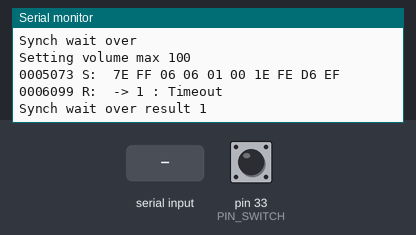
Bench run of a sketch on a simulated Arduino Mega 2560, built with avr-gcc and run on an emulated ATmega2560. Shown: the last lines printed to the serial monitor. The test bench sets the inputs (shaded band); at power-on: pin 33 (PIN_SWITCH) HIGH.

Above: at 7.3 s.
7.4 s: pin 33 (PIN_SWITCH) pulled LOW for 0.15 s
At 7.8 s:
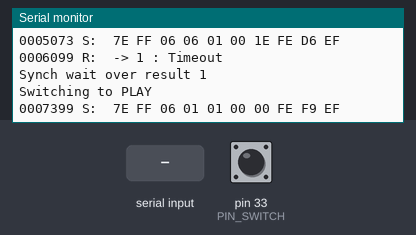
9.0 s: "1\n" received over the second serial link
10.9 s: pin 33 (PIN_SWITCH) pulled LOW for 1 s
At 12.3 s:
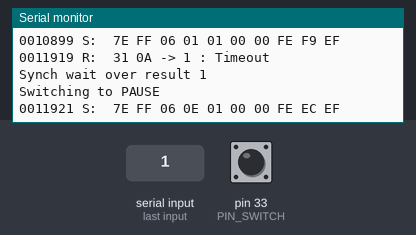
Timing chart, 0 to 13.9 s (numbered marks = the images above; inputs shaded):
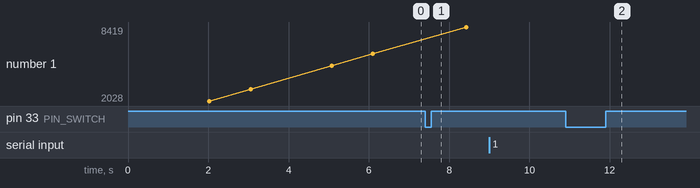

Measured:
- after the input at 7.4 s, the serial monitor: prints a new line at once (image 1)
- after the input at 10.9 s, the serial monitor: prints a new line at once (image 2)
- plotted number 1: 6099 → 8419 after the input at 7.4 s

The sketch:

mp3_test.ino
```cpp
// Simple MP3 player using the MD_YX5300 library.
//
// MP3 player has the following functions:
// - Start/pause track playback with switch (press)
// - Play next track with switch (long press)
// - Volume control using potentiometer
// - Run state shown using LED indicator
//
// Implemented using all synchronous calls and kept as simple as possible.
// All tracks need to be placed in folder PLAY_FOLDER (defined below)
//
// Library dependencies:
// MD_UISwitch can be found at https://github.com/MajicDesigns/MD_UISwitch
//

#ifndef USE_SOFTWARESERIAL
#define USE_SOFTWARESERIAL 0   ///< Set to 1 to use SoftwareSerial library, 0 for native serial port
#endif

#include "MD_YX5300.h"

#if USE_SOFTWARESERIAL
#include <SoftwareSerial.h>

// Connections for serial interface to the YX5300 module
const uint8_t ARDUINO_RX = 34;    // connect to TX of MP3 Player module
const uint8_t ARDUINO_TX = 35;    // connect to RX of MP3 Player module

SoftwareSerial  MP3Stream;  // MP3 player serial stream for comms
#define Console Serial           // command processor input/output stream
#else

// HARDWARE SERIAL WORKS BETTER!!!!!!!!!!!!!
#define MP3Stream Serial2  // Native serial port - change to suit the application
// ESP pins 17 and 16
#define Console   Serial   // command processor input/output stream
#endif

const uint8_t PIN_SWITCH = 33;    // play/pause toggle digital pin, active low (PULLUP)
const uint8_t PIN_LED = LED_BUILTIN;       // LED to show status
const uint8_t POT_VOLUME = 13;   // volume control pot analog pin

const uint8_t PLAY_FOLDER = 1;   // tracks are all placed in this folder

// Debug switch for debugging output - set to non-zero to enable
#define DEBUG 1

#ifdef DEBUG
#define PRINT(s,v)    { Console.print(F(s)); Console.print(v); }
#define PRINTX(s,v)   { Console.print(F(s)); Console.print(v, HEX); }
#define PRINTS(s)     { Console.print(F(s)); }
#else
#define PRINT(s,v)
#define PRINTX(s,v)
#define PRINTS(s)
#endif

// Define global variables
MD_YX5300 mp3(MP3Stream);
bool playerPause = true;  // true if player is currently paused
bool prevSwitch = false;
uint8_t vol;   // current audio volume

void processVolume()
// read the volume pot and set the volume if it has changed
{
  uint8_t newVolume = map(analogRead(POT_VOLUME), 0, 1023, 0, mp3.volumeMax());

  if (newVolume != vol)
  {
    PRINT("\nSetting volume ", newVolume);
    vol = newVolume;
    bool b = mp3.volume(vol);
    PRINT(" result ", b);
  }
}

void processSwitch()
// read the switch and act if it has been pressed
{
  bool pressed = !digitalRead(PIN_SWITCH);
  bool b;
  // toggle switch
  if (pressed && playerPause) {
//
//    PRINTS("\nPlaying next");
//    b = mp3.playNext();
//    PRINT(" result ", b);
//  }
//  // don't use 'else' here in case this is a force
    playerPause = !playerPause;
    PRINT("\nSwitching to ", playerPause ? F("PAUSE") : F("PLAY"));
    b = mp3.playNext();
    PRINT(" result ", b);
  } if (!pressed && !playerPause) {
    playerPause = !playerPause;
    PRINT("\nSwitching to ", playerPause ? F("PAUSE") : F("PLAY"));
    b = mp3.playPause();
    PRINT(" result ", b);
  }
}

void setStatusLED(void)
// set the status led - on for running, off for paused
{
  if (playerPause)
    digitalWrite(PIN_LED, LOW);
  else
    digitalWrite(PIN_LED, HIGH);
}

void setup()
{
#if DEBUG
  Console.begin(57600);
#endif
  PRINTS("\n[MD_YX5300 Simple Player]\n");

  // set the hardware pins
  pinMode(PIN_LED, OUTPUT);
  pinMode(POT_VOLUME, INPUT_PULLUP);

  // initialize global libraries
#if USE_SOFTWARESERIAL
  MP3Stream.begin(MD_YX5300::SERIAL_BPS, SWSERIAL_8N1, ARDUINO_RX, ARDUINO_TX);
#else
  MP3Stream.begin(MD_YX5300::SERIAL_BPS);
#endif
  if (!MP3Stream) { // If the object did not initialize, then its configuration is invalid
    Serial.println("Invalid SoftwareSerial pin configuration, check config");
    while (1) { // Don't continue with invalid configuration
      delay (1000);
    }
  } else {
    Serial.println("SoftwareSerial has been set up");
  }

  mp3.begin();

  Serial.println(mp3.getStsCode());

  mp3.setSynchronous(true);
  mp3.playFolderRepeat(PLAY_FOLDER);
//  processVolume();    // force these to set up the hardware
  vol = 100;//mp3.volumeMax();
  PRINT("\nSetting volume max ", vol);
  bool b = mp3.volume(vol);
  PRINT(" result ", b);
  processSwitch();

  // Set up the switches modes - only simple switching
//  sw.begin();
//  sw.enableDoublePress(false);
//  sw.enableRepeat(false);
}

void loop()
{
  mp3.check();        // run the mp3 receiver
//  processVolume();    // set the volume if required
  processSwitch();    // process the user switch
  setStatusLED();     // set the status LED to current status
}
```

MD_YX5300.cpp
```cpp
// (licence header left out)
#include "MD_YX5300.h"

/**
 * \file
 * \brief Implements class methods
 */

#define ARRAY_SIZE(a) (sizeof(a)/sizeof(a[0]))  ///< Generic array element count macro

#define LIBDEBUG  1   ///< Set to 1 to enable Debug statement in the library

#if LIBDEBUG
#define DBGStream Serial

#define PRINT(s, v)   do { DBGStream.print(F(s)); DBGStream.print(v); } while (false);      ///< Print a string followed by a value (decimal)
#define PRINTX(s, v)  do { DBGStream.print(F(s)); DBGStream.print(v, HEX); } while (false); ///< Print a string followed by a value (hex)
#define PRINTS(s)     do { DBGStream.print(F(s)); } while (false);                          ///< Print a string
#else
#define PRINT(s, v)   ///< Print a string followed by a value (decimal)
#define PRINTX(s, v)  ///< Print a string followed by a value (hex)
#define PRINTS(s)     ///< Print a string
#endif

void MD_YX5300::begin(void)
{
  uint32_t time = _timeout;

  _timeout = 2000;  // initialization timeout needs to be a long one
  Serial.println("sending reset");
  reset();          // long timeout on this message
  _timeout = time;  // put back saved value

  // set the TF card system.
  // The synchronous call will return when the command is accepted
  // then it will be followed by an initialization message saying TF card is inserted.
  // Doc says this should be 200ms, so we set a timeout for 1000ms.
  device(CMD_OPT_DEV_TF); // set the TF card file system
  time = millis();
  while (!check())
  {
    if (millis() - time >= 1000) break;
  }
}

bool MD_YX5300::check(void)
// returns true when received full message or timeout
{
  uint8_t c = '\0';

  // check for timeout if waiting response
  if (_waitResponse && (millis() - _timeSent >= _timeout))
  {
    processResponse(true);
    return(true);
  }

  // check if any characters available
  if (!_Out.available())
    return(false);

  // process all the characters waiting
  do
  {
    c = _Out.read();

    if (c == PKT_SOM) _bufIdx = 0;      // start of message - reset the index

    _bufRx[_bufIdx++] = c;

    if (_bufIdx >= ARRAY_SIZE(_bufRx))  // keep index within array memory bounds
      _bufIdx = ARRAY_SIZE(_bufRx) - 1;
  } while (_Out.available() && c != PKT_EOM);

  // check if we have a whole message to
  // process and do something with it here!
  if (c == PKT_EOM)
  {
    processResponse();
  }

  return(c == PKT_EOM);   // we have just processed a response
}

int16_t MD_YX5300::checksum(uint8_t *data, uint8_t len)
{
  int16_t sum = 0;

  for (uint8_t i = 0; i < len; i++)
    sum += data[i];

  return(-sum);
}

bool MD_YX5300::sendRqst(cmdSet_t cmd, uint8_t data1, uint8_t data2)
// returns true if the response status is ready for processing
{
  static uint8_t msg[] =
  {
    PKT_SOM,      // 0: Start
    PKT_VER,      // 1: Version
    PKT_LEN,      // 2: Length
    CMD_NUL,      // 3: Command
    PKT_FB_ON,    // 4: Feedback
    PKT_DATA_NUL, // 5: Data Hi
    PKT_DATA_NUL, // 6: Data Lo
#if USE_CHECKSUM
    PKT_DATA_NUL, // [7]: Checksum Hi (optional)
    PKT_DATA_NUL, // [8]: Checksum Lo (optional)
#endif
    PKT_EOM       // 7, [9]: End
  };

  msg[3] = cmd;
  msg[5] = data1;
  msg[6] = data2;

#if USE_CHECKSUM
  int16_t chk = checksum(&msg[1], msg[2]);

  msg[7] = (uint8_t)(chk >> 8);
  msg[8] = (uint8_t)(chk & 0x00ff);
#endif

  _Out.write(msg, ARRAY_SIZE(msg));

#if LIBDEBUG
  dumpMessage(msg, ARRAY_SIZE(msg), "S");
#endif
  // according to the documentation, the device takes about
  // 20ms to process the message, so we should delay to
  // avoid overloading the device.
  delay(20);
  _timeSent = millis();
  _status.code = STS_OK;
  _waitResponse = true;

  // if synchronous mode enabled, wait for a
  // response message to be processed
  if (_synch)
  {
    do {} while (!check());
    PRINTS("\nSynch wait over");
    return(true);
  }

  return(false);
}

void MD_YX5300::processResponse(bool bTimeout)
{
#if LIBDEBUG
  dumpMessage(_bufRx, _bufIdx, "R");
#endif
  _waitResponse = false;    // definitely no longer waiting

#if USE_CHECKSUM
  int16_t chk = checksum(&_bufRx[1], _bufRx[2]);
  int16_t chkRcv = ((int16_t)_bufRx[7] << 8) + _bufRx[8];
#endif

  // initialize to most probable message outcome
  _status.code = (status_t)_bufRx[3];
  _status.data = ((uint16_t)_bufRx[5] << 8) | _bufRx[6];

  // now override with message packet errors, if any
  if (bTimeout)
    _status.code = STS_TIMEOUT;
  else if (_bufRx[1] != PKT_VER)
    _status.code = STS_VERSION;
#if USE_CHECKSUM
  else if (chk != chkRcv)
    _status.code = STS_CHECKSUM;
#endif

  PRINTX(" -> ", _status.code);
  PRINTS(" : ");

  // allocate the return code & print debug message
  switch (_status.code)
  {
  case STS_OK:         PRINTS("OK");          break;
  case STS_TIMEOUT:    PRINTS("Timeout");     break;
  case STS_VERSION:    PRINTS("Ver error");   break;
#if USE_CHECKSUM
  case STS_CHECKSUM:   PRINT("Chk error calc=", chk); PRINT(" rcv=", chkRcv); break;
#endif
  case STS_TF_INSERT:  PRINTS("TF inserted"); break;
  case STS_TF_REMOVE:  PRINTS("TF removed");  break;
  case STS_ACK_OK:     PRINTS("Ack OK");      break;
  case STS_ERR_FILE:   PRINT("File Error ", _status.data);   break;
  case STS_INIT:       PRINTX("Init 0x", _status.data);      break;
  case STS_FILE_END:   PRINT("Ended track ", _status.data);  break;
  case STS_STATUS:     PRINTX("Status 0x", _status.data);      break;
  case STS_EQUALIZER:  PRINT("Equalizer ", _status.data);    break;
  case STS_VOLUME:     PRINT("Vol ", _status.data);          break;
  case STS_TOT_FILES:  PRINT("Tot files ", _status.data);    break;
  case STS_PLAYING:    PRINT("Playing File ", _status.data); break;
  case STS_FLDR_FILES: PRINT("Folder files ", _status.data); break;
  case STS_TOT_FLDR:   PRINT("Tot folder: ", _status.data);  break;
  default:             PRINTS("Unknown Status Code");        break;
  }

  // finally, call the callback if there is one
  if (_cbStatus != nullptr)
    _cbStatus(&_status);
}

char MD_YX5300::itoh(uint8_t i)
{
  if (i < 10) return(i + '0');
  else return(i - 10 + 'A');
}

void MD_YX5300::dumpMessage(uint8_t *msg, uint8_t len, char *psz)
{
  char sz[3];
  uint32_t maxMillis = 1000000L;
  uint32_t time = millis();

  PRINTS("\n");
  // print the timestamp
  while (maxMillis > time && maxMillis > 0)   //do leading zeros
  {
    PRINTS("0");
    maxMillis /= 10;
  }
  PRINT("", millis());      // now the time

  // now the rest of dump message
  PRINT(" ", psz); PRINTS(": ");
  sz[2] = '\0';
  for (uint8_t i=0; i<len; i++, msg++)
  {
    sz[0] = itoh((*msg & 0xf0) >> 4);
    sz[1] = itoh(*msg & 0x0f);
    PRINT(" ", sz);
  }
}
```

Source omitted: MD_YX5300.h (44875 bytes)
